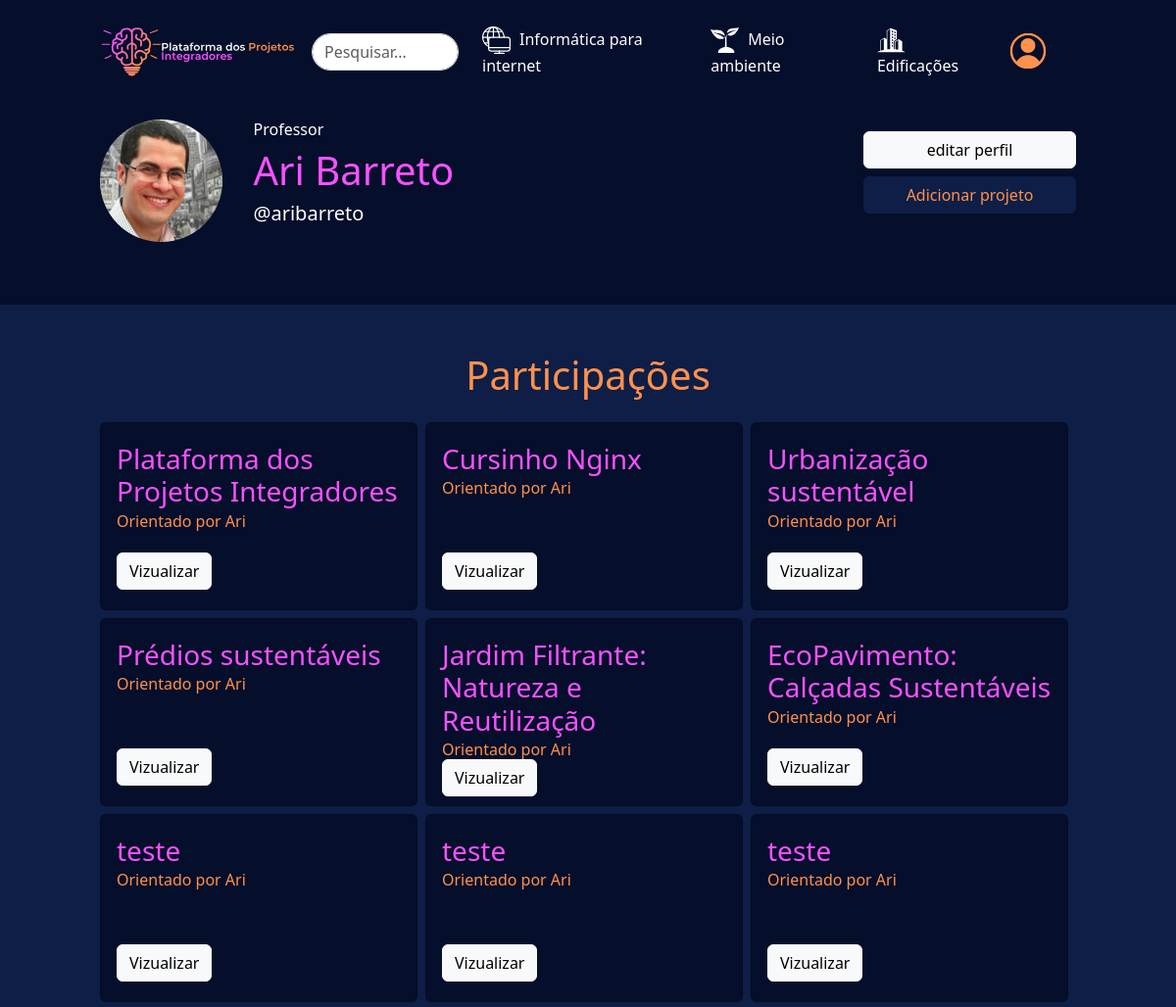
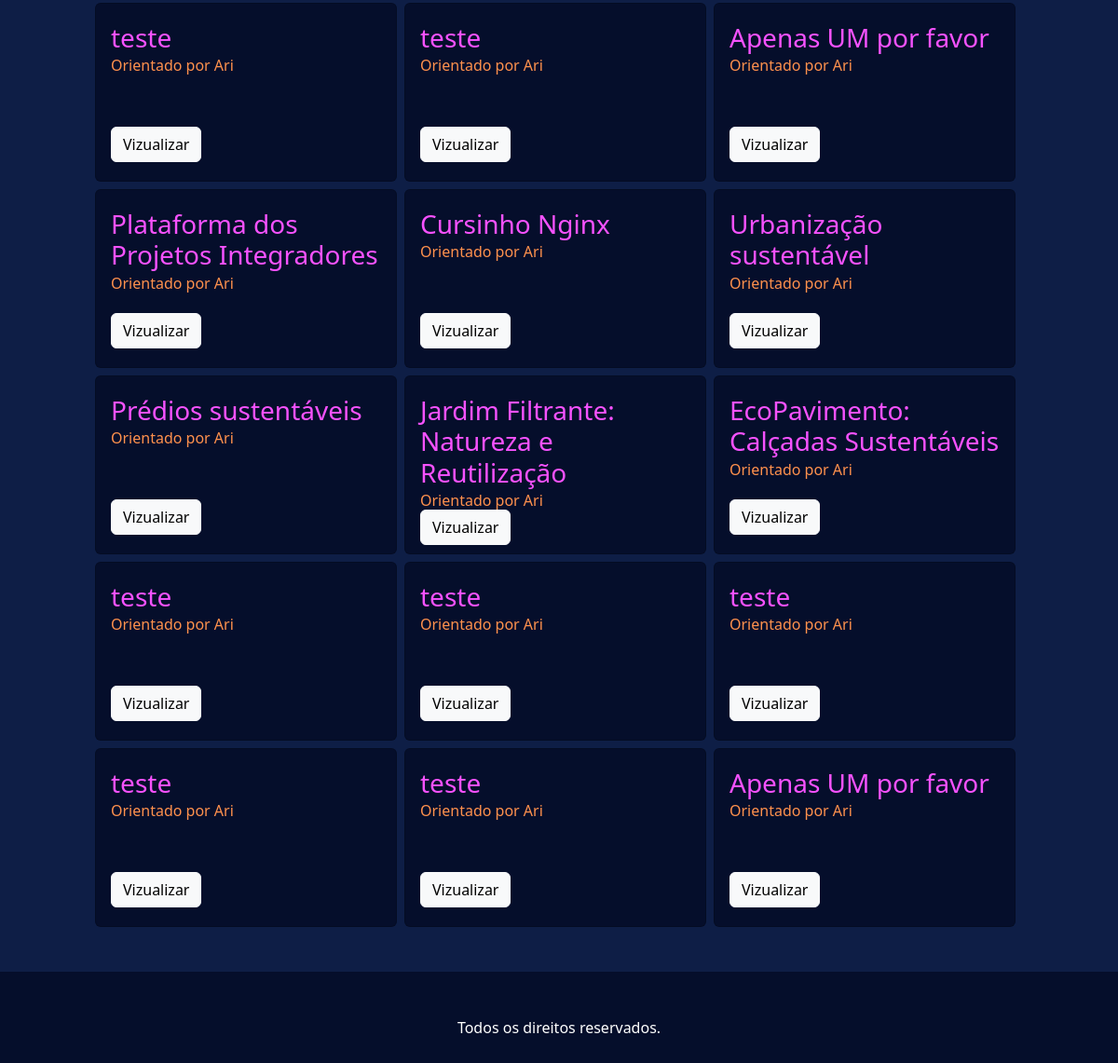
The page /perfil/ on the database as committed earlier (2 pictures, top to bottom).
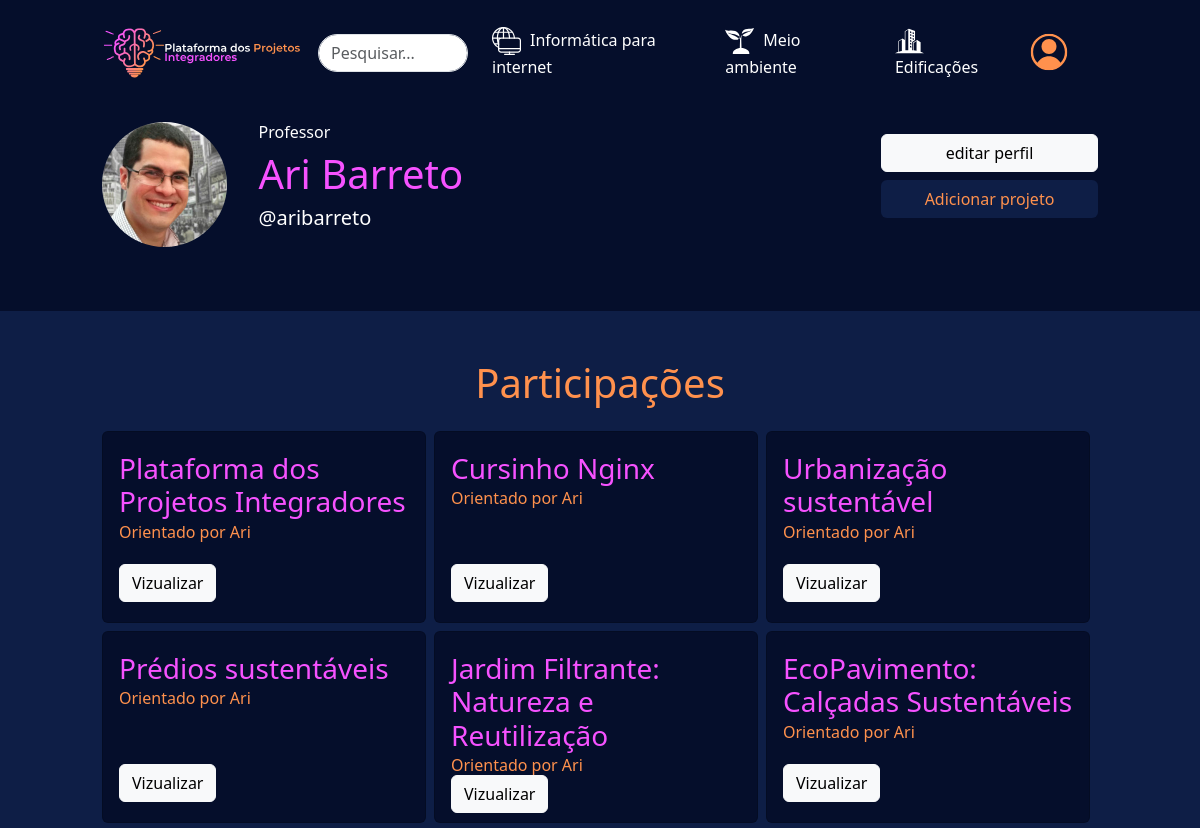
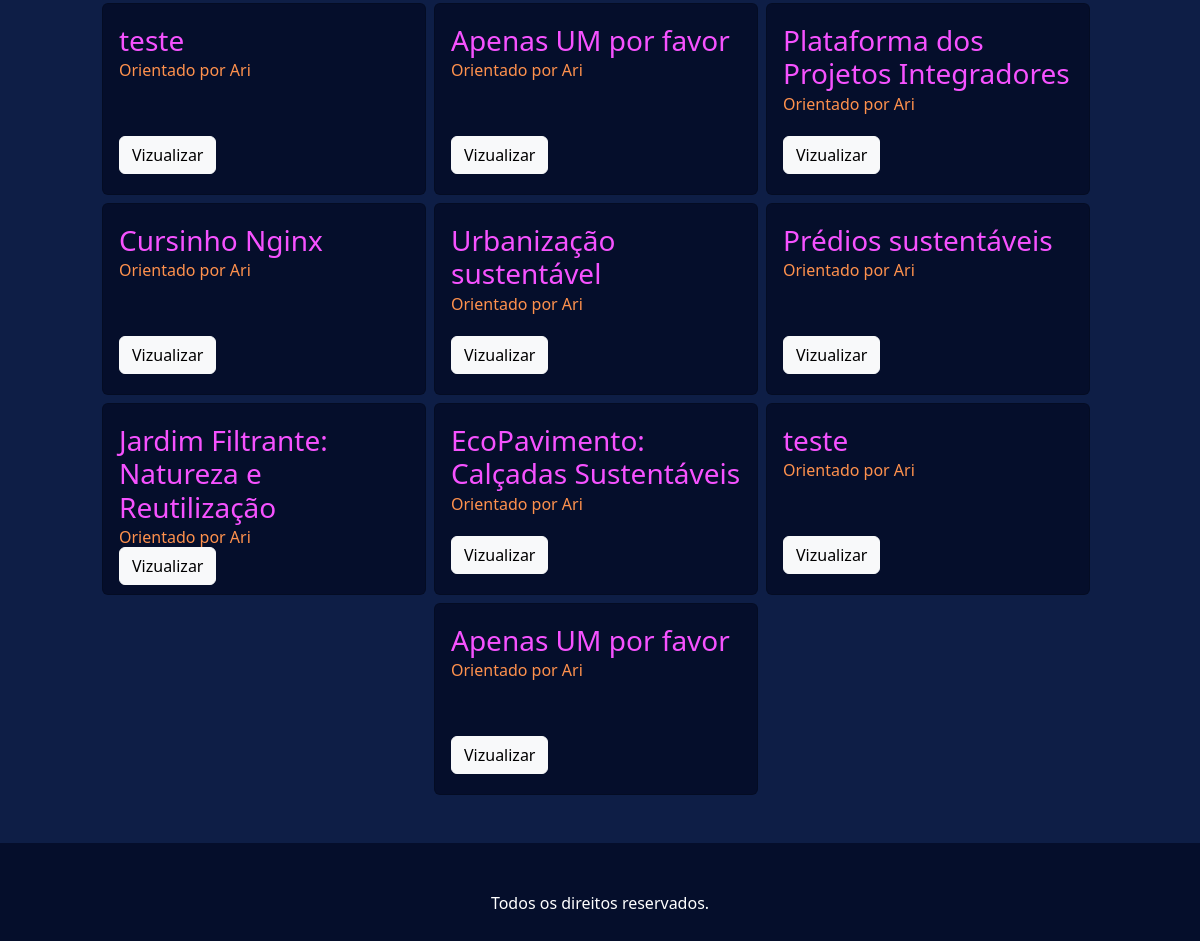
The same page on the database as committed later (2 pictures, top to bottom).
### ppi/models.py (models this page shows, shortened)
class Curso(models.Model):
    titulo = models.CharField(max_length=50)
    logo = models.FileField(blank=True)

class Projeto(models.Model):
    titulo = models.CharField(max_length=80)
    resumo = models.TextField(max_length=120)
    objetivo = models.TextField(max_length=2000)
    capa = models.ImageField('media/')
    pdf = models.FileField(blank=True, null=True)
    imagens = models.ImageField(blank=True, null=True)
    curso = models.ForeignKey(Curso, on_delete=models.CASCADE)
    alunos = models.ManyToManyField(Aluno, related_name="projetos")
    orientadores = models.ManyToManyField(Orientador, related_name="projetos")
    curso = models.CharField(max_length=80)
    palavras_chave = models.CharField(max_length=2000)

### ppi/views.py (the view)
# urls.py: path("perfil/", views.verperfil, name = "verperfil"),
def verperfil(request):
    post = Projeto.objects.all
    context = {
        "projetos" : post,
        "range" : range(2)
    }
    return render (request, "verperfil.html", context)

### ppi/context_processors.py (called while the page is built)
def cursos(request):
    return {
        "cursos" : Curso.objects.all,
    }

### ppi/templates/verperfil.html (shortened to what this page needs)
{% extends "base.html" %}
{% load static %}
{% block conteudo %}
<div class="container custom-container mb-5 py-3">
    <div class="row g-0">
        <div class= "col-md-9">
            <div class = "row g-0">
                <div class= "col-md-2 my-auto">
                    <img src="{% static 'imgs/ari.jpg' %}" class="rounded-circle w-100" alt="imgperfil">
                </div>
                <div class= "col-md-10 my-auto">
                    <ul>
                        <h6 class="text-left text-white">Professor</h6>
                        <h1 class="text-left roxinho">Ari Barreto</h1>
                        <h5 class="text-left text-white">@aribarreto</h5>
                    </ul>
                </div>
            </div>
        </div>
        <div class= "col-md-3 my-auto">
            <ul class="w-100">
                <a href="{% url 'editarperfil' %}">
                    <button type= 'button' class= "btn w-100 btn-light my-1">editar perfil</button>
                </a>
                <a href="{% url 'form_post' %}">
                    <button type= 'button' class= "btn w-100 blueback laranja my-1">Adicionar projeto</button>
                </a>
            </ul>
        </div>
    </div>
</div>
<div class="container-fluid blueback py-5">
    <h1 class="laranja text-center pb-3">
        Participações
    </h1>
    <div class= "container custom-container">
      <div class="row g-2 w-100 d-flex justify-content-center">
        {% for x in range %}
        {% for projeto in projetos %}
        <div class="col-md-6 col-sm-12 col-lg-4">
            <div class="card py-1" style="background-color: rgb(5, 14, 43); height: 12em;">
                <div class="card-body d-flex flex-column">
                    <h3 class="card-title roxinho">{{ projeto.titulo }}</h3>
                    <h6 class="card-subtitle laranja">Orientado por Ari</h6>
                    <a href="{% url 'post' projeto.id %}" class="card-link mt-auto">
                        <button type= 'button' class= "btn btn-light">Vizualizar</button>
                    </a>
                </div>
            </div>
        </div>
        {% endfor %}
        {% endfor %}
      </div>
    </div>
</div>
{% endblock conteudo %}

### ppi/templates/base.html (shortened to what this page needs)
{% load static %}
<!doctype html>
<html lang="pt-br">
  <head>
    <link href="https://cdn.jsdelivr.net/npm/bootstrap@5.3.3/dist/css/bootstrap.min.css" rel="stylesheet">
    <link rel="stylesheet" href="{% static 'style.css' %}">
  </head>
  <body style="background-color: rgb(5, 14, 43);">
<nav class="navbar navbar-expand-lg">
  <div class="container custom-container">
      <a class="navbar-brand" href="{% url 'index' %}">
          <img src="{% static 'imgs/logotopo.svg' %}" alt="Logo" style="max-height: 80px;">
      </a>
      <div class="collapse navbar-collapse" id="navbarSupportedContent">
          <ul class="navbar-nav mb-2 mb-lg-0 ms-auto d-flex align-items-center">
              <form
                  action="{% url 'pesquisar' %}"
                  method="GET"
                  class="d-flex justify-content-center"
                  onsubmit="return redirectToSearchPage();"
              >
                  <input
                      type="text"
                      class="form-control search-bar"
                      placeholder="Pesquisar..."
                      onclick="window.location.href='{% url 'pesquisar' %}';"
                      readonly
                  >
              </form>
              {% for curso in cursos %}
              <li class="nav-item mx-3">
                  <a class="{% if request.path == '/projetos/' %} roxinho {% else %} text-white {% endif %} nav-link" href="{% url 'projetos' curso.id %}">
                      <img src="{{ curso.logo.url }}" style="max-width: 1.8rem; margin-right: 5px;" alt="Informática">
                      {{ curso.titulo }}
                  </a>
              </li>
              {% endfor %}
              {% if user.is_authenticated %}
              <li class="nav-item me-3">
                  <a class="nav-link" href="{% url 'verperfil' %}">
                    <img style="max-width: 50px;" src="{% static 'imgs/btnlogin.svg' %}" alt="login">
                  </a>
              </li>
              {% else %}
              <li class="nav-item me-3">
                  <a class="nav-link" href="{% url 'login' %}">
                    <img style="max-width: 50px;" src="{% static 'imgs/btnlogin.svg' %}" alt="login">
                  </a>
              </li>
              {% endif %}
          </ul>
      </div>
  </div>
</nav>
    {% block conteudo %}
    {% endblock conteudo %}
    <footer class="py-5 text-center text-white">
      Todos os direitos reservados.
    </footer>
  </body>
</html>

Rows that differ between the two databases and show on the page:
removed Projeto: titulo "teste"
removed Projeto: titulo "teste"
removed Projeto: titulo "teste"
removed Projeto: titulo "teste"
